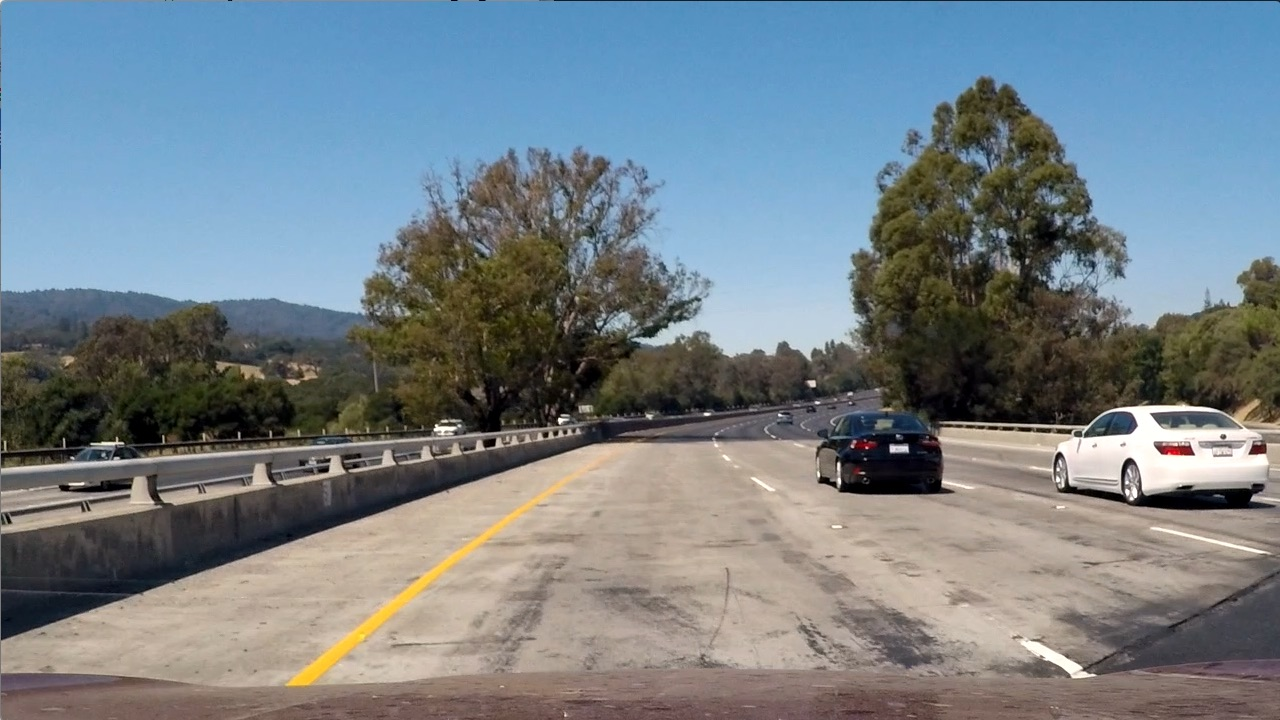
#> input picture 8_Project_Advenced_Lane_Lines/test_images/test1.jpg, 1280 x 720 px
$ python camera_cal.py
#> lines starting #> are read from the running program, lines starting #| are printed output that depends on the picture; after the words box and inside, x2 and y2 are one past the last pixel; in counts of white or black regions, pixels touching at a corner belong together
#> further down, img is the input picture: shape (720, 1280, 3); mean B, G, R 135.5, 128.7, 117.5
import numpy as np
import cv2
import glob
import pickle
import matplotlib.pyplot as plt


def getPoints():
    nx = 9
    ny = 6
    # prepare object points, like (0,0,0), (1,0,0), (2,0,0) ....,(6,5,0)
    objp = np.zeros((nx * ny, 3), np.float32)
    objp[:, :2] = np.mgrid[0:nx, 0:ny].T.reshape(-1, 2)

    # Arrays to store object points and image points from all the images.
    objpoints = []  # 3d points in real world space
    imgpoints = []  # 2d points in image plane.

    # Make a list of calibration images
    images = glob.glob('camera_cal/calibration*.jpg')

    # Step through the list and search for chessboard corners
    for idx, fname in enumerate(images):
        img = cv2.imread(fname)
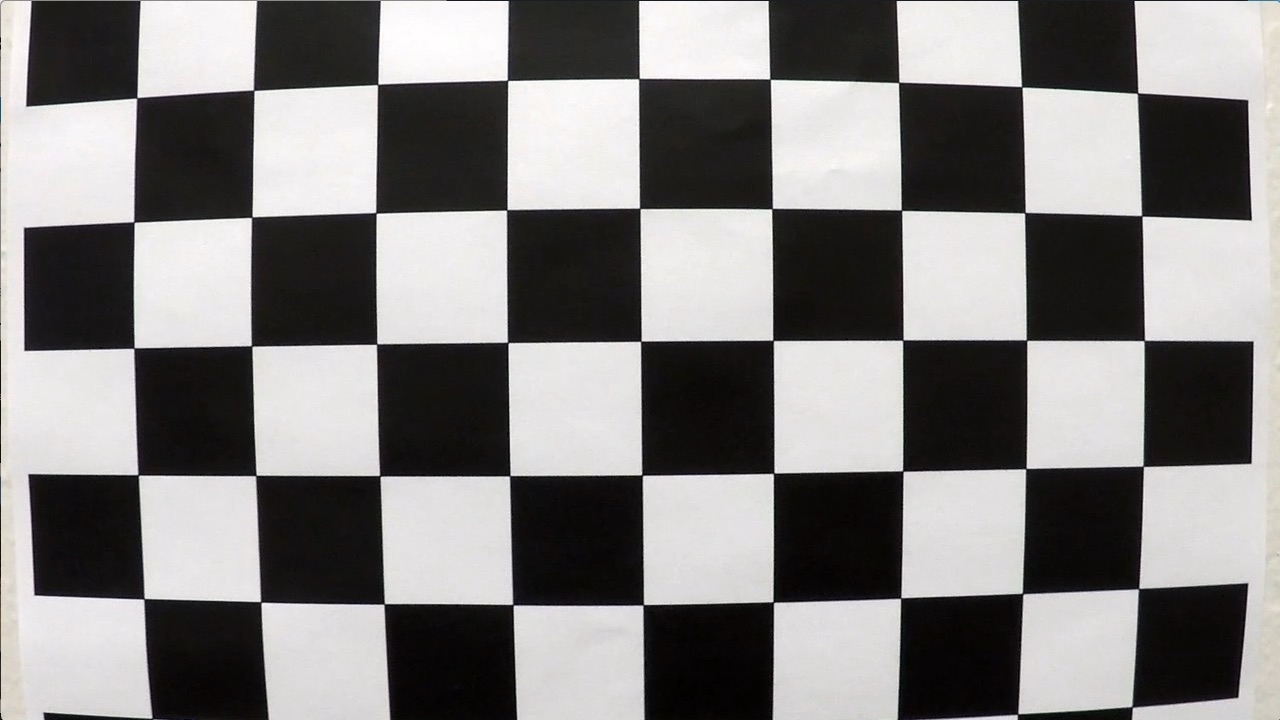
#> input picture 8_Project_Advenced_Lane_Lines/camera_cal/calibration1.jpg, 1280 x 720 px
#> img is the input picture: shape (720, 1280, 3); mean B, G, R 127.8, 128.4, 130.1
        gray = cv2.cvtColor(img, cv2.COLOR_BGR2GRAY)

        # Find the chessboard corners
        ret, corners = cv2.findChessboardCorners(gray, (nx, ny), None)
#> ret = False; corners = None

        # If found, add object points, image points
        if ret:
            objpoints.append(objp)
            imgpoints.append(corners)

            # Draw and display the corners
            cv2.drawChessboardCorners(img, (8, 6), corners, ret)
            # [4 lines of commented-out code are left out]
            print(fname)
#> pass 2 of the loop in getPoints, `for idx, fname in enumerate(images):`:
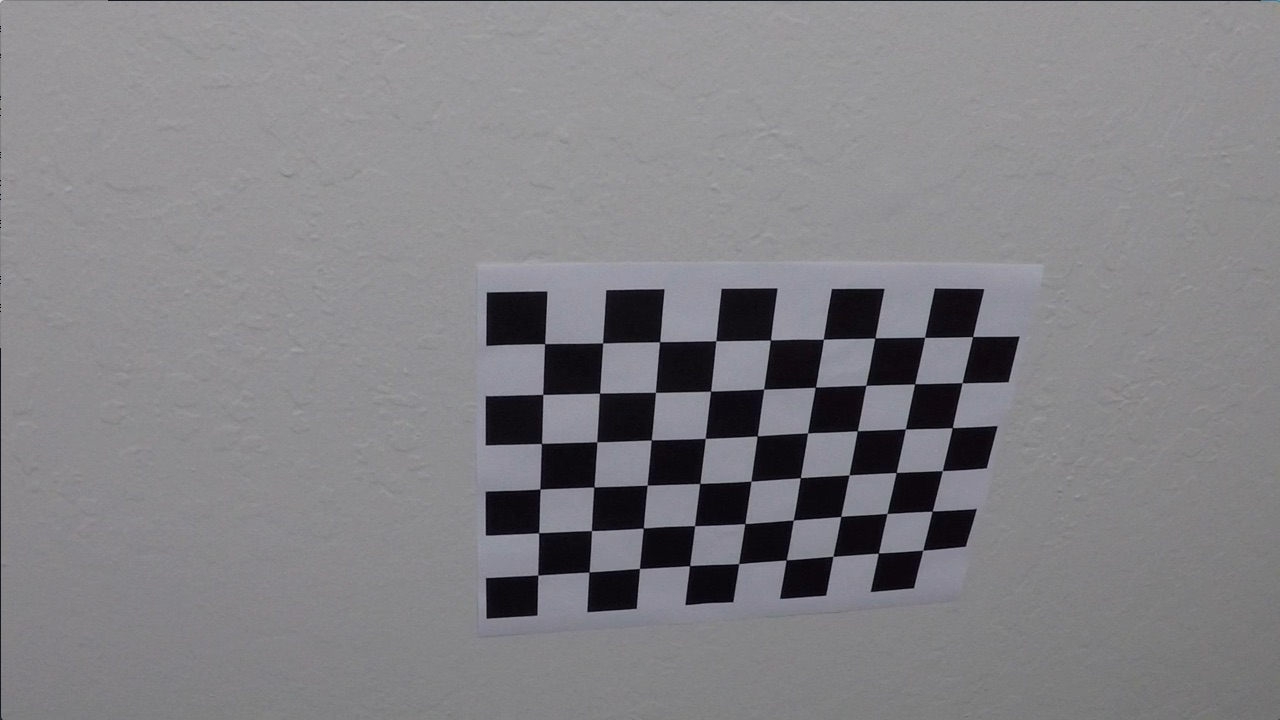
#> input picture 8_Project_Advenced_Lane_Lines/camera_cal/calibration10.jpg, 1280 x 720 px
#> in getPoints, img is the input picture: shape (720, 1280, 3); mean B, G, R 133.1, 129.4, 130.2
#> ret = True; corners = 54 rows, first 8: [545.3, 343.1], [602.7, 342.8], [660.1, 341.3], [715.8, 340.7], [770.6, 340], [823.5, 339.2], [874.3, 338.5], [925.1, 337.4]
#> in getPoints, `cv2.drawChessboardCorners(img, (8, 6), corners, ret)`:
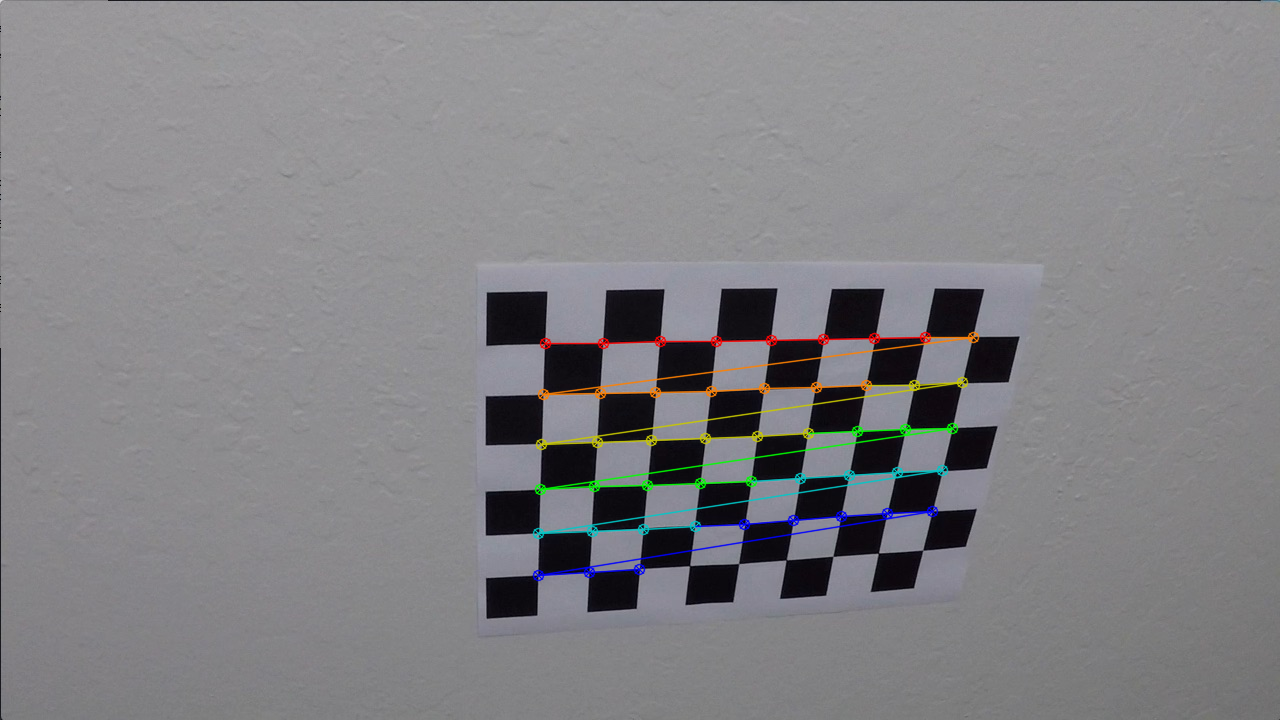
#> img: shape (720, 1280, 3); 1.77% of pixels changed, all inside (x1, y1, x2, y2) = (532, 331, 980, 582)
#> pass 3 of the loop in getPoints, `for idx, fname in enumerate(images):`:
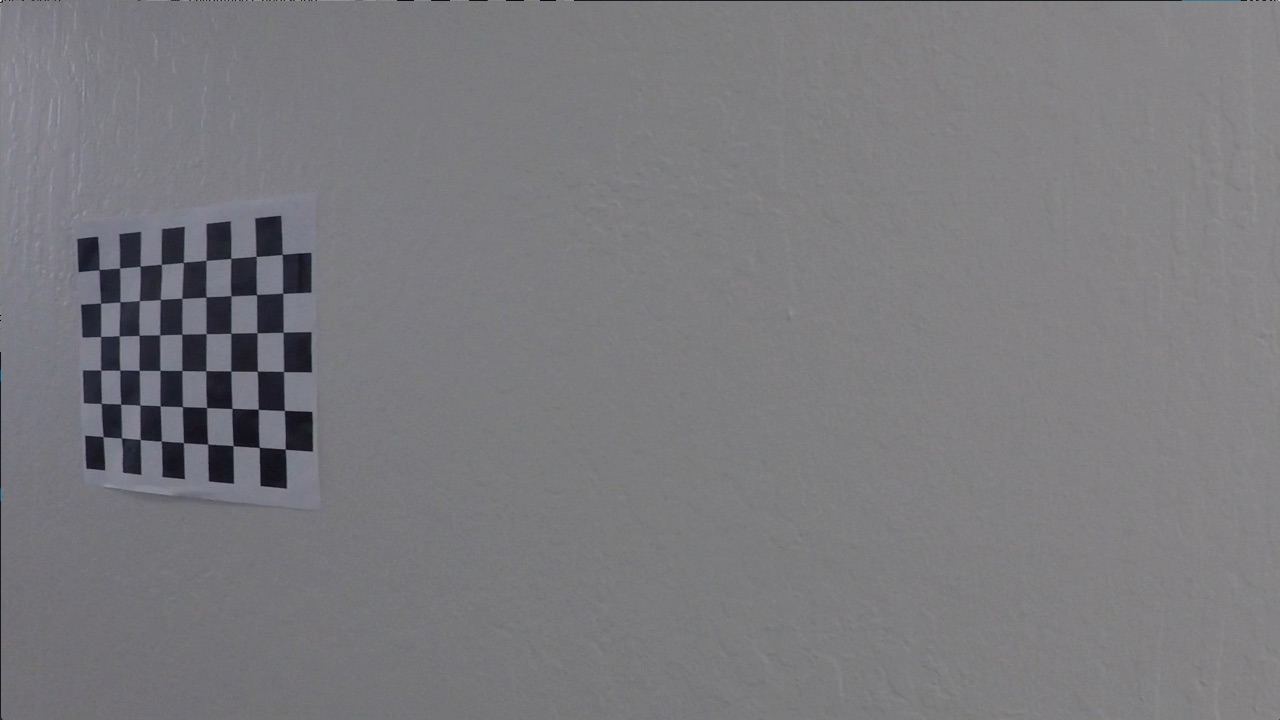
#> input picture 8_Project_Advenced_Lane_Lines/camera_cal/calibration11.jpg, 1280 x 720 px
#> in getPoints, img is the input picture: shape (720, 1280, 3); mean B, G, R 125.2, 121.7, 122.2
#> corners = 54 rows, first 8: [99.22, 269.6], [119.6, 268], [140.1, 266.1], [161.3, 264.5], [183.3, 262.5], [206.1, 260.3], [230.7, 258.2], [256.2, 256.3]
#> in getPoints, `cv2.drawChessboardCorners(img, (8, 6), corners, ret)`:
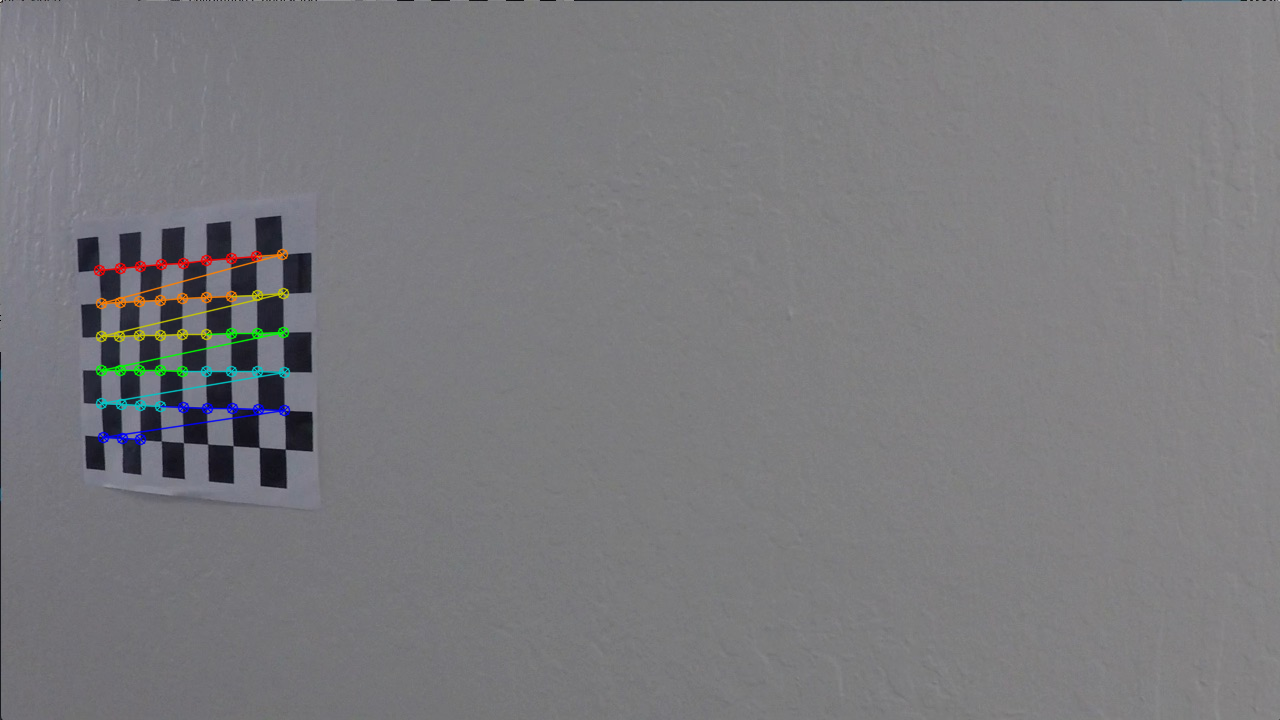
#> img: shape (720, 1280, 3); 1.01% of pixels changed, all inside (x1, y1, x2, y2) = (93, 248, 291, 446)
#> the loop made 4 passes; the first 3 are shown

    print("read images done!")
    cv2.destroyAllWindows()
    return objpoints, imgpoints


def calibration(img, objpoints, imgpoints):
    # Test undistortion on an image
    # img = cv2.imread('calibration_wide/test_image.jpg')
    img_size = (img.shape[1], img.shape[0])
#> img_size = (1280, 720)

    # Do camera calibration given object points and image points
    ret, mtx, dist, rvecs, tvecs = cv2.calibrateCamera(objpoints, imgpoints, img_size, None, None)

    dst = cv2.undistort(img, mtx, dist, None, mtx)
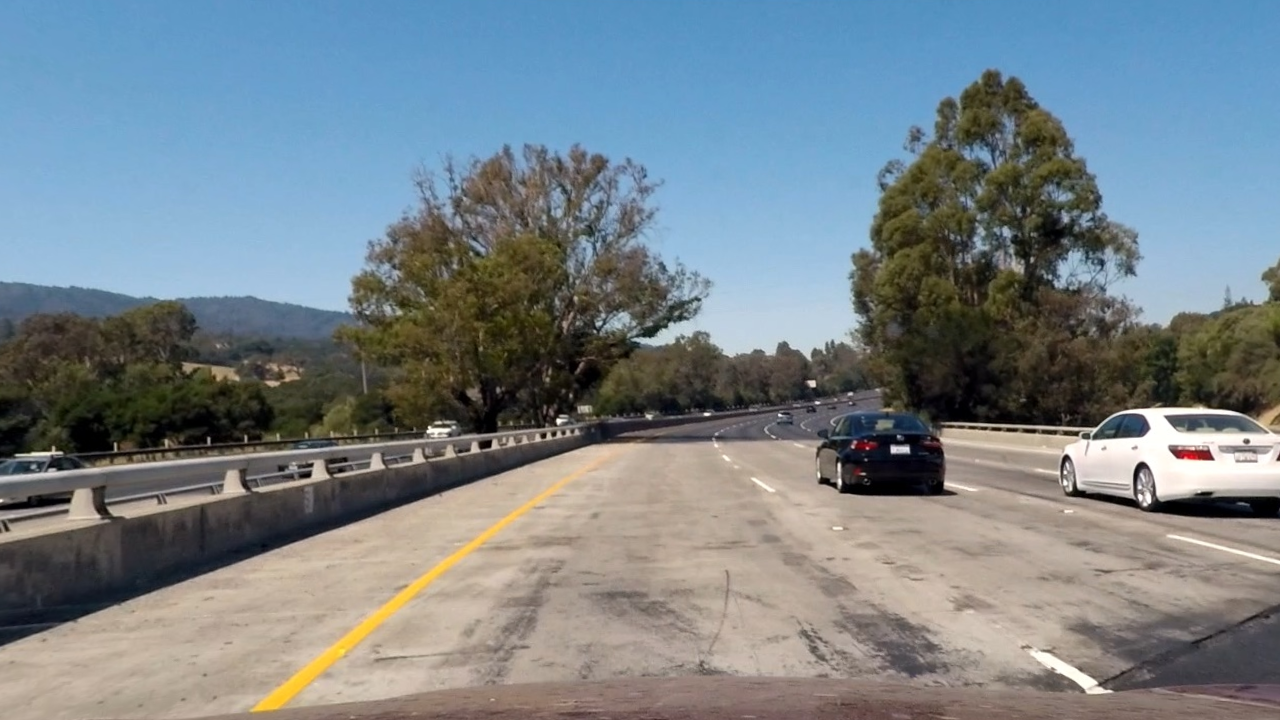
#> dst: shape (720, 1280, 3); mean B, G, R 136.7, 130.5, 119.6

    # Save the camera calibration result for later use (we won't worry about rvecs / tvecs)
    dist_pickle = {"mtx": mtx, "dist": dist}
    pickle.dump(dist_pickle, open("camera_cal/wide_dist_pickle.p", "wb"))

    dst = cv2.cvtColor(dst, cv2.COLOR_BGR2RGB)

    return dst


if __name__ == "__main__":
    img = cv2.imread('test_images/test1.jpg')
    objpoints, imgpoints = getPoints()
    undistorted = calibration(img, objpoints, imgpoints)

    f, (ax1, ax2) = plt.subplots(1, 2, figsize=(24, 9))
    f.tight_layout()
    ax1.imshow(img)
    ax1.set_title('Original Image', fontsize=50)
    ax2.imshow(undistorted)
    ax2.set_title('Undistorted Image', fontsize=50)
    plt.subplots_adjust(left=0., right=1, top=0.9, bottom=0.)

    plt.show()
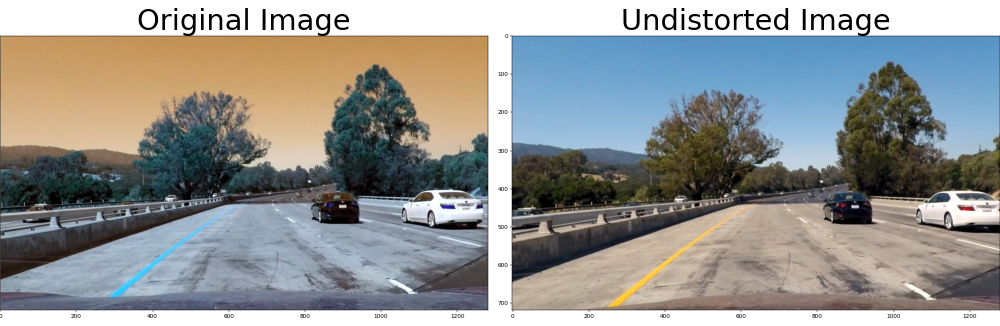
#> figure drawn by matplotlib, 2 panels; B, G, R data is drawn as R, G, B
